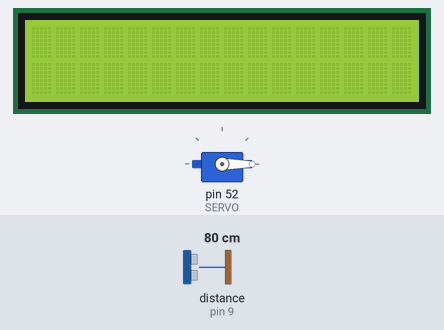
This sketch was run on a simulated Arduino Mega 2560, built with avr-gcc and run on an emulated ATmega2560. Shown: 16×2 character LCD, servo. Inputs (shaded band) come from the test bench; at power-on: distance to the obstacle (sensor on pin 9) 80 cm. The echo pulse lasts 58.3 µs per cm.

Above: at 1.2 s.
1.3 s: distance to the obstacle (sensor on pin 9) set to 7 cm
4.3 s: distance to the obstacle (sensor on pin 9) set to 4 cm
At 6.4 s:
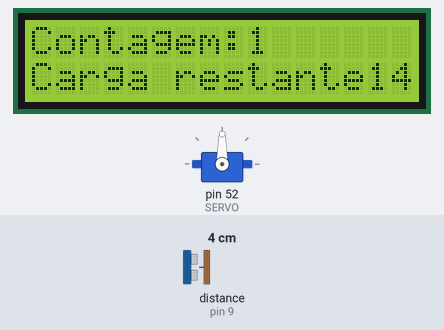
Timing chart, 0 to 7.9 s (numbered marks = the images above; inputs shaded):
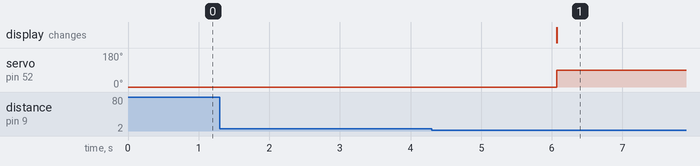

The sketch:

proj_dispenser_racao.ino
```cpp
// Carregando as bibliotecas
#include <Ultrasonic.h>
#include <LiquidCrystal.h>
#include <Servo.h>

// Configurando a pinagem
// Sensor ultrassônico
#define pino_trigger 8
#define pino_echo 9
// Display LCD
#define pin_RS 12
#define pin_Enable 11
#define pin_D4 5
#define pin_D5 4
#define pin_D6 3
#define pin_D7 2
// Servo motor
#define SERVO 52 // Porta Digital 6 PWM

// Iniciando os objetos
Ultrasonic ultrasonic(pino_trigger, pino_echo);
LiquidCrystal lcd(pin_RS, pin_Enable, pin_D4, pin_D5, pin_D6, pin_D7);
Servo s;

int cont = 0;     // contador
int carga = 15;   // quantidade de carga disponível

void setup()
{
  lcd.begin(16, 2);   //Define o número de colunas e linhas do LCD
  s.attach(SERVO);
  s.write(0);
  Serial.begin(9600); // porta serial
}

void loop()
{
  delay(2000);
  float cmMsec;
  long microsec = ultrasonic.timing();
  cmMsec = ultrasonic.convert(microsec, Ultrasonic::CM);

  if(cmMsec <= 5){
      cont = cont + 1;
      carga = carga - 1;

      //Limpa a tela
      lcd.clear();
      //Posiciona o cursor na coluna 3, linha 0;
      lcd.setCursor(0, 0);

      //Envia o texto entre aspas para o LCD
      lcd.print("Contagem:");
      lcd.print(cont);
      lcd.setCursor(0, 1);
      lcd.print("Carga restante");
      lcd.print(carga);
      s.write(90);
      delay(15000);
      s.write(0);
  }
}
```

Measured:
- the behaviour switches between 6 and 5 cm on distance to the obstacle (sensor on pin 9) (found by bisection; images 0 and 1)
- after the input at 1.3 s, every drawn part: stays the same
- after the input at 4.3 s, servo on pin 52 (SERVO): 0° → 90° after 1.8 s; the display: changes after 1.8 s (image 1)
